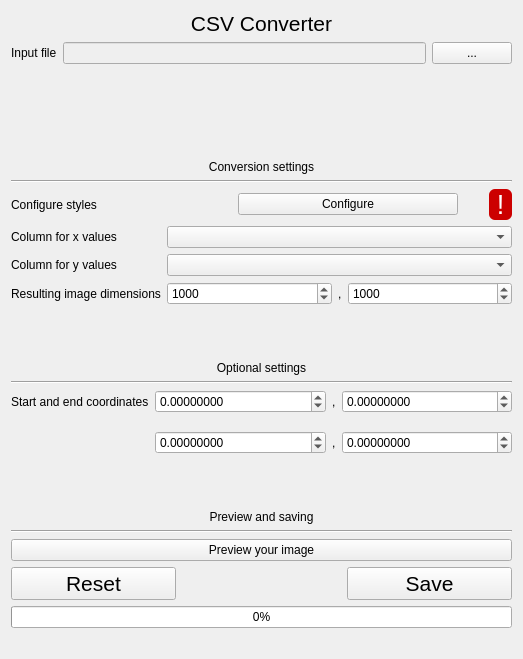
<?xml version="1.0" encoding="UTF-8"?>
<ui version="4.0">
 <class>NewCsvWindow</class>
 <widget class="QWidget" name="NewCsvWindow">
  <property name="geometry">
   <rect>
    <x>0</x>
    <y>0</y>
    <width>523</width>
    <height>659</height>
   </rect>
  </property>
  <property name="windowTitle">
   <string>Form</string>
  </property>
  <layout class="QVBoxLayout" name="verticalLayout">
   <item>
    <widget class="QLabel" name="label_2">
     <property name="sizePolicy">
      <sizepolicy hsizetype="Preferred" vsizetype="Fixed">
       <horstretch>0</horstretch>
       <verstretch>0</verstretch>
      </sizepolicy>
     </property>
     <property name="font">
      <font>
       <pointsize>16</pointsize>
      </font>
     </property>
     <property name="text">
      <string>CSV Converter</string>
     </property>
     <property name="alignment">
      <set>Qt::AlignCenter</set>
     </property>
    </widget>
   </item>
   <item>
    <layout class="QGridLayout" name="gridLayout_2">
     <item row="0" column="0">
      <widget class="QLabel" name="label_3">
       <property name="text">
        <string>Input file</string>
       </property>
      </widget>
     </item>
     <item row="0" column="1">
      <widget class="QLineEdit" name="lineEdit_inputPath">
       <property name="enabled">
        <bool>false</bool>
       </property>
      </widget>
     </item>
     <item row="0" column="2">
      <widget class="QPushButton" name="pushButton_inputPath">
       <property name="text">
        <string>...</string>
       </property>
      </widget>
     </item>
    </layout>
   </item>
   <item>
    <spacer name="verticalSpacer">
     <property name="orientation">
      <enum>Qt::Vertical</enum>
     </property>
     <property name="sizeType">
      <enum>QSizePolicy::Preferred</enum>
     </property>
     <property name="sizeHint" stdset="0">
      <size>
       <width>20</width>
       <height>40</height>
      </size>
     </property>
    </spacer>
   </item>
   <item>
    <widget class="QLabel" name="label_8">
     <property name="sizePolicy">
      <sizepolicy hsizetype="Preferred" vsizetype="Preferred">
       <horstretch>0</horstretch>
       <verstretch>0</verstretch>
      </sizepolicy>
     </property>
     <property name="text">
      <string>Conversion settings</string>
     </property>
     <property name="alignment">
      <set>Qt::AlignBottom|Qt::AlignHCenter</set>
     </property>
    </widget>
   </item>
   <item>
    <widget class="Line" name="line_4">
     <property name="orientation">
      <enum>Qt::Horizontal</enum>
     </property>
    </widget>
   </item>
   <item>
    <layout class="QGridLayout" name="gridLayout_2">
     <property name="sizeConstraint">
      <enum>QLayout::SetDefaultConstraint</enum>
     </property>
     <item row="2" column="0">
      <widget class="QLabel" name="label_options">
       <property name="sizePolicy">
        <sizepolicy hsizetype="Preferred" vsizetype="Preferred">
         <horstretch>0</horstretch>
         <verstretch>0</verstretch>
        </sizepolicy>
       </property>
       <property name="text">
        <string>Configure styles</string>
       </property>
      </widget>
     </item>
     <item row="2" column="1">
      <widget class="QPushButton" name="pushButton_configure">
       <property name="sizePolicy">
        <sizepolicy hsizetype="Minimum" vsizetype="Fixed">
         <horstretch>0</horstretch>
         <verstretch>0</verstretch>
        </sizepolicy>
       </property>
       <property name="text">
        <string>Configure</string>
       </property>
      </widget>
     </item>
     <item row="2" column="2">
      <widget class="QLabel" name="label_success">
       <property name="sizePolicy">
        <sizepolicy hsizetype="Fixed" vsizetype="Fixed">
         <horstretch>0</horstretch>
         <verstretch>0</verstretch>
        </sizepolicy>
       </property>
       <property name="font">
        <font>
         <pointsize>20</pointsize>
        </font>
       </property>
       <property name="styleSheet">
        <string notr="true">background-color: rgb(204, 0, 0);
color: rgb(255, 255, 255);
margin-left:25%;
border-radius:6%;</string>
       </property>
       <property name="text">
        <string> ! </string>
       </property>
       <property name="scaledContents">
        <bool>false</bool>
       </property>
       <property name="alignment">
        <set>Qt::AlignCenter</set>
       </property>
       <property name="margin">
        <number>0</number>
       </property>
      </widget>
     </item>
    </layout>
   </item>
   <item>
    <layout class="QGridLayout" name="gridLayout_3">
     <item row="3" column="1">
      <layout class="QHBoxLayout" name="horizontalLayout_2"/>
     </item>
     <item row="2" column="1">
      <layout class="QHBoxLayout" name="horizontalLayout">
       <item>
        <widget class="QSpinBox" name="lineEdit_width">
         <property name="sizePolicy">
          <sizepolicy hsizetype="Expanding" vsizetype="Fixed">
           <horstretch>0</horstretch>
           <verstretch>0</verstretch>
          </sizepolicy>
         </property>
         <property name="minimum">
          <number>1</number>
         </property>
         <property name="maximum">
          <number>100000000</number>
         </property>
         <property name="value">
          <number>1000</number>
         </property>
        </widget>
       </item>
       <item>
        <widget class="QLabel" name="label_10">
         <property name="text">
          <string>,</string>
         </property>
        </widget>
       </item>
       <item>
        <widget class="QSpinBox" name="lineEdit_height">
         <property name="sizePolicy">
          <sizepolicy hsizetype="Expanding" vsizetype="Fixed">
           <horstretch>0</horstretch>
           <verstretch>0</verstretch>
          </sizepolicy>
         </property>
         <property name="minimum">
          <number>1</number>
         </property>
         <property name="maximum">
          <number>100000000</number>
         </property>
         <property name="value">
          <number>1000</number>
         </property>
        </widget>
       </item>
      </layout>
     </item>
     <item row="2" column="0">
      <widget class="QLabel" name="label_7">
       <property name="text">
        <string>Resulting image dimensions</string>
       </property>
      </widget>
     </item>
     <item row="0" column="0">
      <widget class="QLabel" name="label">
       <property name="text">
        <string>Column for x values</string>
       </property>
      </widget>
     </item>
     <item row="0" column="1">
      <widget class="QComboBox" name="comboBox_xValues"/>
     </item>
     <item row="1" column="0">
      <widget class="QLabel" name="label_14">
       <property name="text">
        <string>Column for y values</string>
       </property>
      </widget>
     </item>
     <item row="1" column="1">
      <widget class="QComboBox" name="comboBox_yValues"/>
     </item>
    </layout>
   </item>
   <item>
    <widget class="QLabel" name="label_6">
     <property name="text">
      <string>Optional settings</string>
     </property>
     <property name="alignment">
      <set>Qt::AlignBottom|Qt::AlignHCenter</set>
     </property>
    </widget>
   </item>
   <item>
    <widget class="Line" name="line">
     <property name="orientation">
      <enum>Qt::Horizontal</enum>
     </property>
    </widget>
   </item>
   <item>
    <layout class="QGridLayout" name="gridLayout">
     <item row="0" column="0">
      <widget class="QLabel" name="label_9">
       <property name="text">
        <string>Start and end coordinates</string>
       </property>
      </widget>
     </item>
     <item row="0" column="1">
      <layout class="QHBoxLayout" name="horizontalLayout_3">
       <item>
        <widget class="QDoubleSpinBox" name="doubleSpinBox_startX">
         <property name="sizePolicy">
          <sizepolicy hsizetype="Expanding" vsizetype="Fixed">
           <horstretch>0</horstretch>
           <verstretch>0</verstretch>
          </sizepolicy>
         </property>
         <property name="decimals">
          <number>8</number>
         </property>
         <property name="minimum">
          <double>-100000000.000000000000000</double>
         </property>
         <property name="maximum">
          <double>100000000.000000000000000</double>
         </property>
        </widget>
       </item>
       <item>
        <widget class="QLabel" name="label_11">
         <property name="text">
          <string>,</string>
         </property>
        </widget>
       </item>
       <item>
        <widget class="QDoubleSpinBox" name="doubleSpinBox_startY">
         <property name="sizePolicy">
          <sizepolicy hsizetype="Expanding" vsizetype="Fixed">
           <horstretch>0</horstretch>
           <verstretch>0</verstretch>
          </sizepolicy>
         </property>
         <property name="decimals">
          <number>8</number>
         </property>
         <property name="minimum">
          <double>-100000000.000000000000000</double>
         </property>
         <property name="maximum">
          <double>100000000.000000000000000</double>
         </property>
        </widget>
       </item>
      </layout>
     </item>
     <item row="2" column="1">
      <layout class="QHBoxLayout" name="horizontalLayout_6">
       <item>
        <widget class="QDoubleSpinBox" name="doubleSpinBox_endX">
         <property name="sizePolicy">
          <sizepolicy hsizetype="Expanding" vsizetype="Fixed">
           <horstretch>0</horstretch>
           <verstretch>0</verstretch>
          </sizepolicy>
         </property>
         <property name="decimals">
          <number>8</number>
         </property>
         <property name="minimum">
          <double>-100000000.000000000000000</double>
         </property>
         <property name="maximum">
          <double>100000000.000000000000000</double>
         </property>
        </widget>
       </item>
       <item>
        <widget class="QLabel" name="label_12">
         <property name="text">
          <string>,</string>
         </property>
        </widget>
       </item>
       <item>
        <widget class="QDoubleSpinBox" name="doubleSpinBox_endY">
         <property name="sizePolicy">
          <sizepolicy hsizetype="Expanding" vsizetype="Fixed">
           <horstretch>0</horstretch>
           <verstretch>0</verstretch>
          </sizepolicy>
         </property>
         <property name="decimals">
          <number>8</number>
         </property>
         <property name="minimum">
          <double>-100000000.000000000000000</double>
         </property>
         <property name="maximum">
          <double>100000000.000000000000000</double>
         </property>
        </widget>
       </item>
      </layout>
     </item>
     <item row="1" column="0">
      <widget class="QLabel" name="label_13">
       <property name="font">
        <font>
         <pointsize>1</pointsize>
        </font>
       </property>
       <property name="text">
        <string/>
       </property>
      </widget>
     </item>
    </layout>
   </item>
   <item>
    <widget class="QLabel" name="label_4">
     <property name="sizePolicy">
      <sizepolicy hsizetype="Preferred" vsizetype="Preferred">
       <horstretch>0</horstretch>
       <verstretch>0</verstretch>
      </sizepolicy>
     </property>
     <property name="text">
      <string>Preview and saving</string>
     </property>
     <property name="alignment">
      <set>Qt::AlignBottom|Qt::AlignHCenter</set>
     </property>
    </widget>
   </item>
   <item>
    <widget class="Line" name="line_3">
     <property name="orientation">
      <enum>Qt::Horizontal</enum>
     </property>
    </widget>
   </item>
   <item>
    <widget class="QPushButton" name="pushButton_preview">
     <property name="sizePolicy">
      <sizepolicy hsizetype="Preferred" vsizetype="Fixed">
       <horstretch>0</horstretch>
       <verstretch>0</verstretch>
      </sizepolicy>
     </property>
     <property name="text">
      <string>Preview your image</string>
     </property>
    </widget>
   </item>
   <item>
    <layout class="QGridLayout" name="gridLayout_4">
     <item row="0" column="2">
      <widget class="QPushButton" name="pushButton_save">
       <property name="sizePolicy">
        <sizepolicy hsizetype="MinimumExpanding" vsizetype="Fixed">
         <horstretch>0</horstretch>
         <verstretch>0</verstretch>
        </sizepolicy>
       </property>
       <property name="font">
        <font>
         <pointsize>16</pointsize>
        </font>
       </property>
       <property name="text">
        <string>Save</string>
       </property>
      </widget>
     </item>
     <item row="0" column="0">
      <widget class="QPushButton" name="pushButton_reset">
       <property name="sizePolicy">
        <sizepolicy hsizetype="MinimumExpanding" vsizetype="Fixed">
         <horstretch>0</horstretch>
         <verstretch>0</verstretch>
        </sizepolicy>
       </property>
       <property name="font">
        <font>
         <pointsize>16</pointsize>
        </font>
       </property>
       <property name="text">
        <string>Reset</string>
       </property>
      </widget>
     </item>
     <item row="0" column="1">
      <spacer name="horizontalSpacer">
       <property name="orientation">
        <enum>Qt::Horizontal</enum>
       </property>
       <property name="sizeHint" stdset="0">
        <size>
         <width>40</width>
         <height>20</height>
        </size>
       </property>
      </spacer>
     </item>
    </layout>
   </item>
   <item>
    <widget class="QProgressBar" name="progressBar">
     <property name="value">
      <number>0</number>
     </property>
    </widget>
   </item>
   <item>
    <widget class="QLabel" name="label_progress">
     <property name="sizePolicy">
      <sizepolicy hsizetype="Preferred" vsizetype="Fixed">
       <horstretch>0</horstretch>
       <verstretch>0</verstretch>
      </sizepolicy>
     </property>
     <property name="text">
      <string/>
     </property>
     <property name="alignment">
      <set>Qt::AlignHCenter|Qt::AlignTop</set>
     </property>
    </widget>
   </item>
  </layout>
 </widget>
 <resources/>
 <connections/>
</ui>
